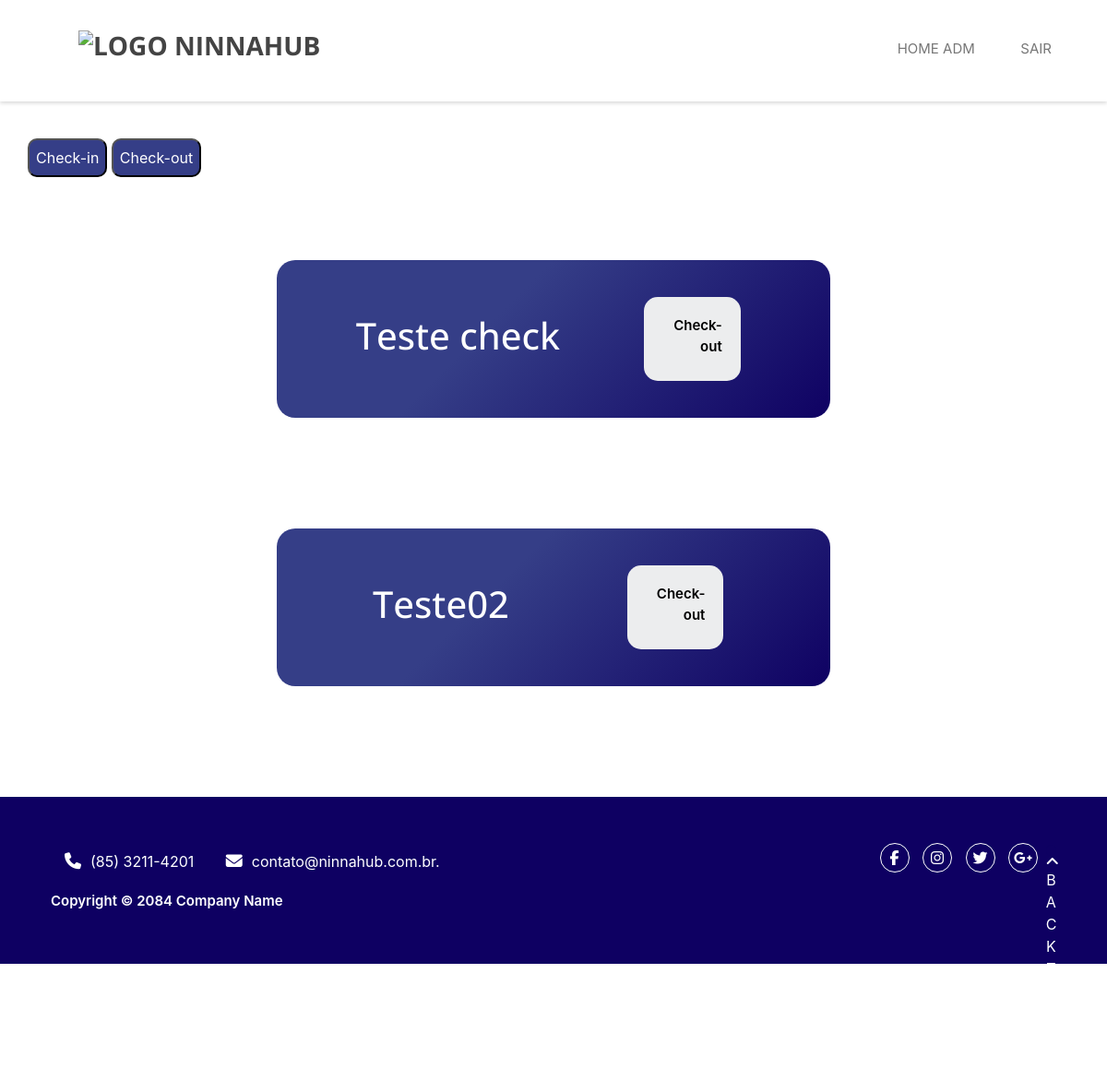
The page /adm/check_out/ (signed in) on the database its author committed.
### reserva/models.py (models this page shows, shortened)
class Confirmacao(models.Model):
    token = models.CharField(max_length=64)
    registro = models.ForeignKey(Registro, on_delete=models.CASCADE)
    ativo = models.BooleanField(default=False)
    check_in = models.BooleanField(default=False)
    check_out = models.BooleanField(default=False)
    horario_checkin = models.TimeField(null=True, blank=True)
    horario_checkout = models.TimeField(null=True, blank=True)
    qtd_participantes = models.IntegerField(default=0)
    def __str__(self):
        return self.registro.agente

class Registro(models.Model):
    MANTENEDOR_CHOICES = (
        ('Mantenedor', 'Mantenedor'),
        ('Residente Startup', 'Residente Startup'),
        ('Time Operacional', 'Time Operacional'),
    )
    EVENTO_CHOICES = (
        ('Espaço01', 'Espaço01'),
        ('Espaço02', 'Espaço02'),
        ('Espaço03', 'Espaço03'),
    )
    agente = models.CharField(max_length=30)
    mantenedor = models.CharField(max_length=30, choices=MANTENEDOR_CHOICES)
    empresa = models.CharField(max_length=30)
    email = models.EmailField(max_length=254)
    telefone = models.CharField(max_length=30)
    cpf = CPFField('cpf')
    cnpj = CNPJField('CNPJ')
    nome_evento = models.CharField(max_length=300)
    descricao = models.TextField(max_length=1000)
    lista_participantes = models.FileField(upload_to='lista_participantes/%Y/%m/%d/', blank=True)
    espacos = models.CharField(max_length=30, choices=EVENTO_CHOICES, default='Espaço01')
    data_reserva = models.DateField()
    hora_inicio = models.TimeField()
    hora_fim = models.TimeField()
    confirmacao_email = models.BooleanField(default=False)

### administrador/views.py (the view)
# urls.py: path('check_out/', views.check_out, name='check_out'),
def check_out(request):
    conteudo = {"casos": Confirmacao.objects.filter(check_in= True,check_out= False).all(),
    }
    return render(request, 'check_out.html',conteudo)

### administrador/templates/check_out.html (shortened to what this page needs)
{% extends 'base.html' %}
{% load static %}
{% block 'body' %}
{% include 'partials/_navbar-adm.html' %}
<div class="botoes-check">
    <a href="{%url 'check_in'%}"><button class="ajeitar-botoes">Check-in</button></a>
    <a href="{%url 'check_out'%}"><button class="ajeitar-botoes">Check-out</button></a>
</div>
  {% if user.is_authenticated %}
      {% for caso in casos %}
          <div class="parte-branca">
            <h1>{{caso}}</h1>
              {% if caso.check_in == True and caso.check_out == False %}
              <a href="#" onclick="Check('aparecer')">
                <div class="botao">
                    <p> Check-out</p>
                </div>
              </a>
              {%endif%}
          </div>
      {% endfor %}
  {%endif%}
    {% include 'partials/_footer.html' %}
{% endblock %}

### templates/static/reserva/css/main.css (style rules this page uses)
html, body, div, span, applet, object, iframe, h1, h2, h3, h4, h5, h6, p, blockquote, pre, a, abbr, acronym, address, big, cite, code, del, dfn, em, ins, kbd, q, s, samp, small, strike, strong, sub, sup, tt, var, b, u, i, center, dl, dt, dd, ol, ul, li, fieldset, form, label, legend, table, caption, tbody, tfoot, thead, tr, th, td, article, aside, canvas, details, embed, figure, figcaption, footer, header, hgroup, menu, nav, output, ruby, section, summary, time, mark, audio, video { margin: 0; padding: 0; border: 0; font-size: 100%; font: inherit; vertical-align: baseline; }
html,body { width: 100%; overflow-x: hidden; }
body { line-height: 1; }
body { font: 13px/23px "Open Sans", sans-serif; -webkit-font-smoothing: antialiased; word-wrap: break-word; color: #777777; }
a { -webkit-transition: all 0.2s ease-in-out; -moz-transition: all 0.2s ease-in-out; -ms-transition: all 0.2s ease-in-out; -o-transition: all 0.2s ease-in-out; transition: all 0.2s ease-in-out; }
h1, h2, h3, h4, h5, h6 { font-family: "Open Sans", sans-serif; color: #444444; }

### templates/static/reserva/css/base.css (style rules this page uses)
:root { --branco: #FFF; --cinza: #808080; --azul-ninna: #00257A; --azul-escuro-ninna: #001c5c; --verde-ninna: #57B952; --branco-ninna: #ECEDEE; --preto-ninna: #000; --fonte-ninna: 'Poppins', sans-serif; }

### templates/static/reserva/css/descrição.css (style rules this page uses)
p { font-size: 14px; line-height: 1.50; }

### templates/static/reserva/css/login.css (style rules this page uses)
p { font-weight: 600; font-size: 15px; }

### templates/static/reserva/css/gerenciar-espaco.css (style rules this page uses)
:root { --branco-ninna: #FFF; --verde-ninna: #57B952; --azul-ninna: #00257A; --cinza-ninna: #808080; }
* { margin: 0; padding: 0; box-sizing: border-box; }
body, input, textarea, button { font-family: 'Poppins', sans-serif; }

### templates/static/reserva/css/chamado.css (style rules this page uses)
.botao { width: 90%; text-align: right; }

### templates/static/reserva/css/check.css (style rules this page uses)
* { margin: 0; padding: 0; }
.parte-branca { width: 50%; background: linear-gradient(135deg, rgb(53,62,135) 39%,rgb(14,0,98) 101%); align-items: center; margin: 0 auto; margin-top: 90px; margin-bottom: 120px; border-radius: 20px; padding: 40px; display: flex; justify-content: space-around; flex-wrap: wrap; }
.parte-branca h1 { color: rgb(255, 255, 255); }
a { text-decoration: none; }
.botao { display: flex; padding: 10px 20px; border-radius: 15px; background: #ECEDEE; color: black; padding-top: 20px; }
.botoes-check { margin-top: 150px; margin-left: 30px; }
.ajeitar-botoes { background: rgb(53,62,135); color: white; padding: 7px; border-radius: 10px; }

### rows shown on the page
Confirmacao: registro.agente "Teste check"
Confirmacao: registro.agente "Teste02"
